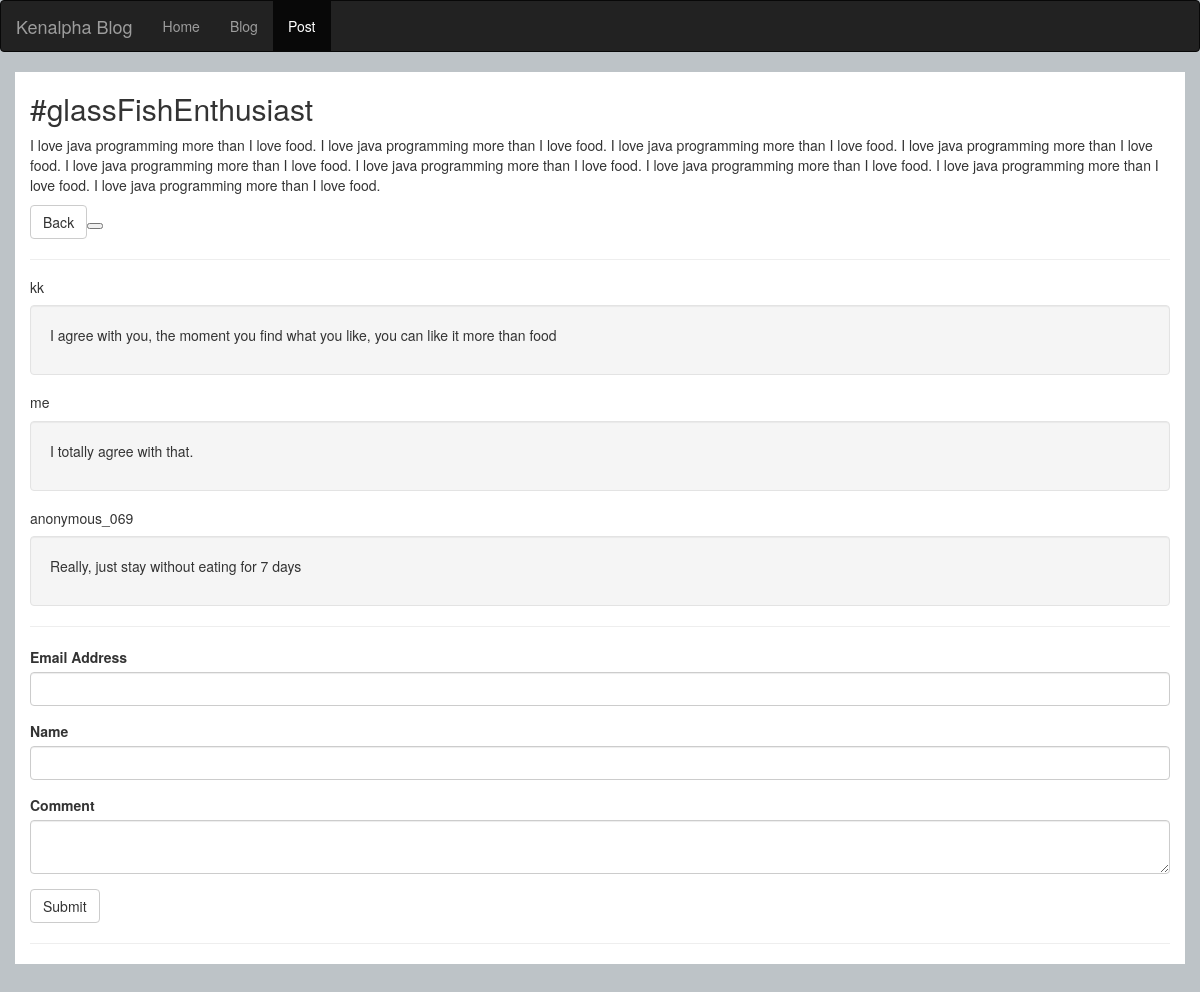
The app's page /post.php?id=9 with its own data.
### tables this page shows
CREATE TABLE `posts` (
  `post_id_no` int(11) NOT NULL,
  `user_id` int(11) NOT NULL,
  `title` varchar(255) NOT NULL,
  `body` text NOT NULL,
  `category_id` int(11) NOT NULL,
  `posted` datetime NOT NULL
);

CREATE TABLE `comments` (
  `comment_id` int(11) NOT NULL,
  `post_id` int(11) NOT NULL,
  `email_add` varchar(255) NOT NULL,
  `name` varchar(255) NOT NULL,
  `comment` text NOT NULL
);

### post.php (the view, shortened to what this page needs)
<?php
 if (!isset($_GET['id'])) {
 	header('Location: index.php');
 	exit();
 }else{
 	$id = $_GET['id'];
 }
 include('includes/db_connect.php');
 $sql = "SELECT title, body FROM posts WHERE post_id_no='$id'";
 $query = $db->query($sql);
?>
<!DOCTYPE html>
<html lang="en">
<head>
    <link rel="stylesheet" href="https://maxcdn.bootstrapcdn.com/bootstrap/3.3.7/css/bootstrap.min.css">
</head>
<body>
<nav class="navbar navbar-inverse">
  <div class="container-fluid">
    <div class="navbar-header">
      <a class="navbar-brand" href="#">Kenalpha Blog</a>
    </div>
    <ul class="nav navbar-nav">
      <li><a href="#">Home</a></li>
      <li><a href="index.php">Blog</a></li>
      <li class="active"><a href="#">Post</a></li>
    </ul>
  </div>
</nav>
<div id="body_part" class="container">
  <div id="post">
    <?php
      $row = $query->fetch_object();
      echo "<h2>".$row->title."</h2>";
      echo "<p>".$row->body."</p>";
      echo "<a href='index.php'><button class='btn btn-default'>Back<button></a>";
    ?>
  </div>
  <hr />
  <div id="Comments">
    <?php
      $query = $db->query("SELECT * FROM comments WHERE post_id='$id' ORDER BY comment_id DESC");
      while ($row = $query->fetch_object()):
    ?>
    <div>
       <h5><?php echo $row->name ?></h5>
       <div class="well">
         <p><?php echo $row->comment ?></p>
       </div>
    </div>
    <?php endwhile; ?>
    </div>
  <hr />
  <div id="add-comments">
	 <form action="<?php echo htmlspecialchars($_SERVER['PHP_SELF'])."?id=$id" ?>" method="post">
	   <div class="form-group">
	     <label for="email">Email Address</label>
       <input type="email" name="email" class="form-control" / required>
	   </div>
     <div class="form-group">
	     <label for="name">Name</label>
       <input type="text" name="name" class="form-control"/ required>
	   </div>
	   <div class="form-group">
	     <label>Comment</label>
       <textarea name="comment" class="form-control" required></textarea>
	   </div>
     <button type="submit" class="btn btn-default" name="submit">Submit</button>
	 </form>
  </div>
  <hr />
  </div>
</body>
</html>

### post.php (style rules this page uses)
body { padding-top: 0px; padding-bottom: 40px; background-color: #bdc3c7; }
#body_part { background-color: #ffffff; }

### records on screen
posts: title "#glassFishEnthusiast", body "I love java programming more than I love food. I love java programming more than I love food. I love java programming more than I love food. I love java programming more than I love food. I love java programming more than I love food. I love java programming more than I love food. I love java programming more than I love food. I love java programming more than I love food. I love java programming more than I love food."
comments: name "kk", comment "I agree with you, the moment you find what you like, you can like it more than food"
comments: name "me", comment "I totally agree with that."
comments: name "anonymous_069", comment "Really, just stay without eating for 7 days"
